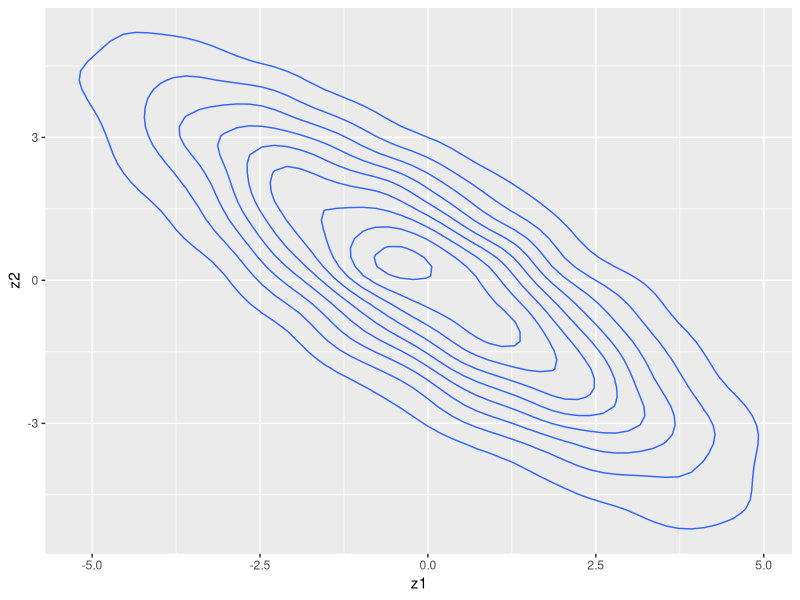

Source code (R):
## ---- chunk 1
s1 <- 1
s2 <- 10
## ---- chunk 2
x1 <- rnorm(n = 10000, mean = 0, sd = sqrt(s1))
x2 <- rnorm(n = 10000, mean = 0, sd = sqrt(s2))
z1 <- (x1 + x2) / sqrt(2)
z2 <- (x1 - x2) / sqrt(2)
## ---- chunk 3
library(ggplot2)
library(magrittr)
tibble::tibble(z1 = z1, z2 = z2) %>%
  ggplot() + geom_density_2d(aes(x = z1, y = z2))
